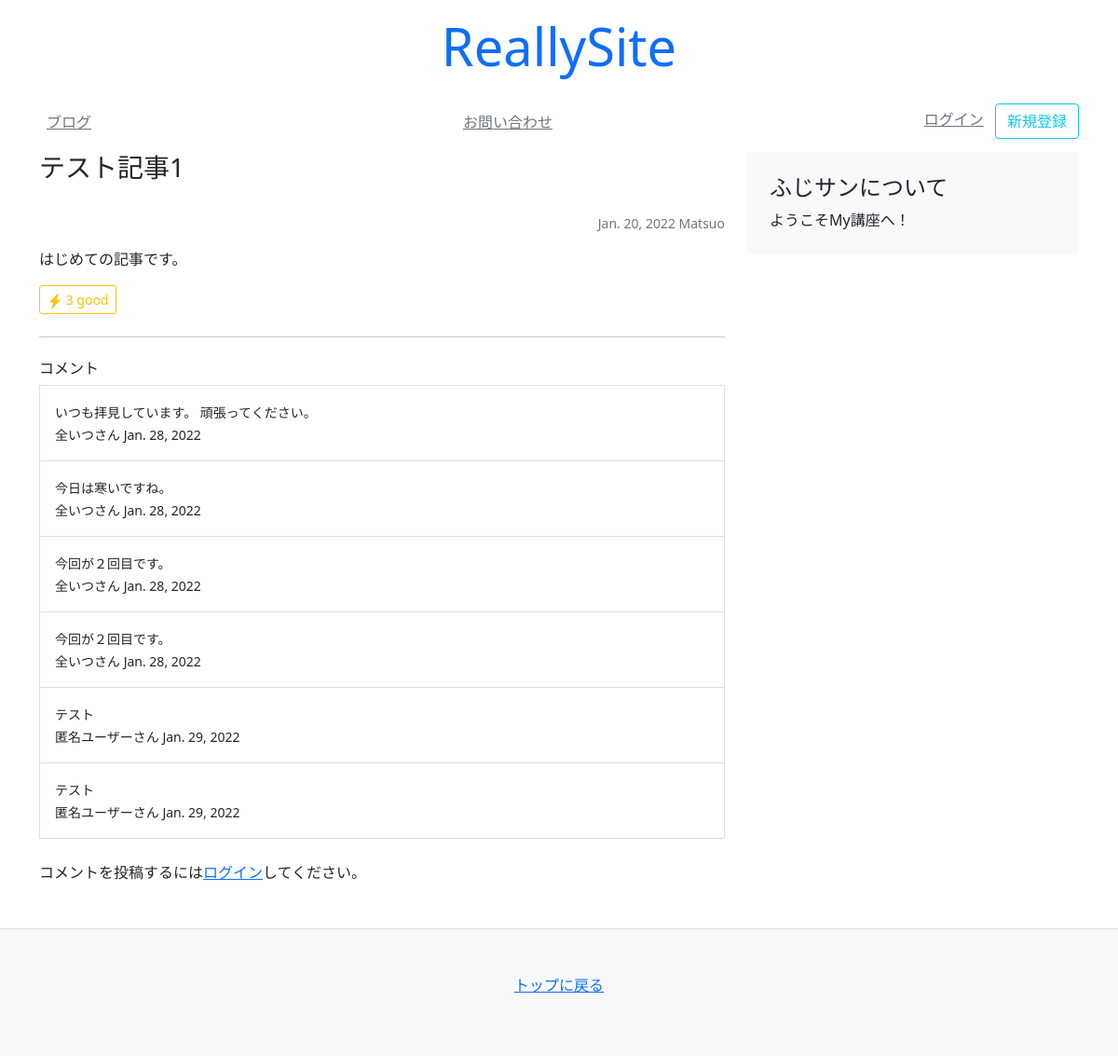
Page /blog/1/ on the committed database.
### blog/models.py (models this page shows)
class Article(models.Model):
    title = models.CharField(default='', max_length=30)
    text = models.TextField(default='')
    author = models.CharField(default='', max_length=30)
    created_at = models.DateField(auto_now_add=True)
    updated_at = models.DateField(auto_now=True)
    count = models.IntegerField(default=0)
    tags = models.ManyToManyField(Tag, blank=True)

class Comment(models.Model):
    comment = models.TextField(default="", max_length=500)
    created_at = models.DateField(auto_now_add=True)
    user = models.ForeignKey(get_user_model(), on_delete=models.CASCADE)  #
    article = models.ForeignKey(Article, on_delete=models.CASCADE)

### mysite/models/account_models.py (models this page shows, shortened)
class User(AbstractBaseUser):
    email = models.EmailField(
        max_length=255,
        unique=True,
    )
    is_active = models.BooleanField(default=True)
    is_admin = models.BooleanField(default=False)
    objects = UserManager()
    USERNAME_FIELD = 'email'
    REQUIRED_FIELDS = []

### mysite/models/profile_models.py (models this page shows)
class Profile(models.Model):
    user = models.OneToOneField(get_user_model(), unique=True, on_delete=models.CASCADE, primary_key=True)
    username = models.CharField(default="匿名ユーザー", max_length=30)
    zipcode = models.CharField(default="", max_length=8)
    prefecture = models.CharField(default="", max_length=6)
    city = models.CharField(default="", max_length=100)
    address = models.CharField(default="", max_length=200)

### blog/views.py (the view, shortened to what this page needs)
# urls.py: path('<slug:pk>/', views.article)
def article(request, pk):
    obj = Article.objects.get(pk=pk)
    comments = Comment.objects.filter(article=obj)
    context = {
        'article': obj,
        'comments': comments,
    }
    return render(request, 'blog/article.html', context)

### templates/blog/article.html (shortened to what this page needs)
<!DOCTYPE html>
<html lang="en">
<head>
</head>
<body>
{% extends 'mysite/base.html' %}
{% block content %}
<main class="container">
    <div class="row">
        <div class="col-md-8">
            <h3 class="pb-4 font-italic">
                {{ article.title }}
            </h3>
            <p class="small text-muted text-end">{{ article.created_at}} {{ article.author }}</p>
            <p>{{ article.text }}</p>
            {% include 'mysite/snippets/like_count.html' %}
            <hr class="my-4">
            {% include 'mysite/snippets/comment.html'%}
        </div>
        {% include 'mysite/snippets/sidebar.html' %}
    </div>
</main>
{% endblock %}

### templates/mysite/snippets/like_count.html (shortened to what this page needs)
<!DOCTYPE html>
<html lang="en">
<head>
</head>
<body>
<form method="POST" class="d-inline">
    <button type="submit" class="btn btn-sm btn-outline-warning">
        <svg xmlns="http://www.w3.org/2000/svg" width="16" height="16" fill="currentColor" class="bi bi-lightning-fill"
             viewBox="0 0 16 16">
            <path fill-rule="evenodd"
                  d="M11.251.068a.5.5 0 0 1 .227.58L9.677 6.5H13a.5.5 0 0 1 .364.843l-8 8.5a.5.5 0 0 1-.842-.49L6.323 9.5H3a.5.5 0 0 1-.364-.843l8-8.5a.5.5 0 0 1 .615-.09z"/>
        </svg>
        {{ article.count }} good
    </button>
</form>
</body>
</html>

### templates/mysite/snippets/comment.html (shortened to what this page needs)
<!DOCTYPE html>
<html lang="en">
<head>
</head>
<body>
<div>
    <h3 class="h6">コメント</h3>
    <div class="list-group">
        {% for comment in comments %}
        <a class="list-group-item list-group-item-action p-3 rounded-0">
            <p class="m-0"><small>{{comment.comment}}</small></p>
            <p class="m-0"><small>{{comment.user.profile.username}}さん {{comment.created_at}}</small></p>
        </a>
        {% endfor %}
    </div>
    {% if user.is_authenticated %}
    <form method="POST" class="my-4">
        {% csrf_token %}
        <div class="mb-2">
            <label>コメント投稿</label>
            <textarea name="comment" class="rounded-0 bg-light form-control" rows="3"></textarea>
        </div>
        <div class="text-right">
            <button class="btn btn-sm btn-outline-success" type="submit">
                コメントする
            </button>
        </div>
    </form>
    {% else %}
    <p class="my-4">
        コメントを投稿するには<a href="/login/">ログイン</a>してください。
    </p>
    {% endif %}
</div>
</body>
</html>

### rows in the picture
Article: title "テスト記事1", created_at "Jan. 20, 2022", author "Matsuo", text "はじめての記事です。", count "3"
Comment: comment "いつも拝見しています。 頑張ってください。", user.profile.username "全いつ", created_at "Jan. 28, 2022"
Comment: comment "今日は寒いですね。", user.profile.username "全いつ", created_at "Jan. 28, 2022"
Comment: comment "今回が２回目です。", user.profile.username "全いつ", created_at "Jan. 28, 2022"
Comment: comment "今回が２回目です。", user.profile.username "全いつ", created_at "Jan. 28, 2022"
Comment: comment "テスト", user.profile.username "匿名ユーザー", created_at "Jan. 29, 2022"
Comment: comment "テスト", user.profile.username "匿名ユーザー", created_at "Jan. 29, 2022"
